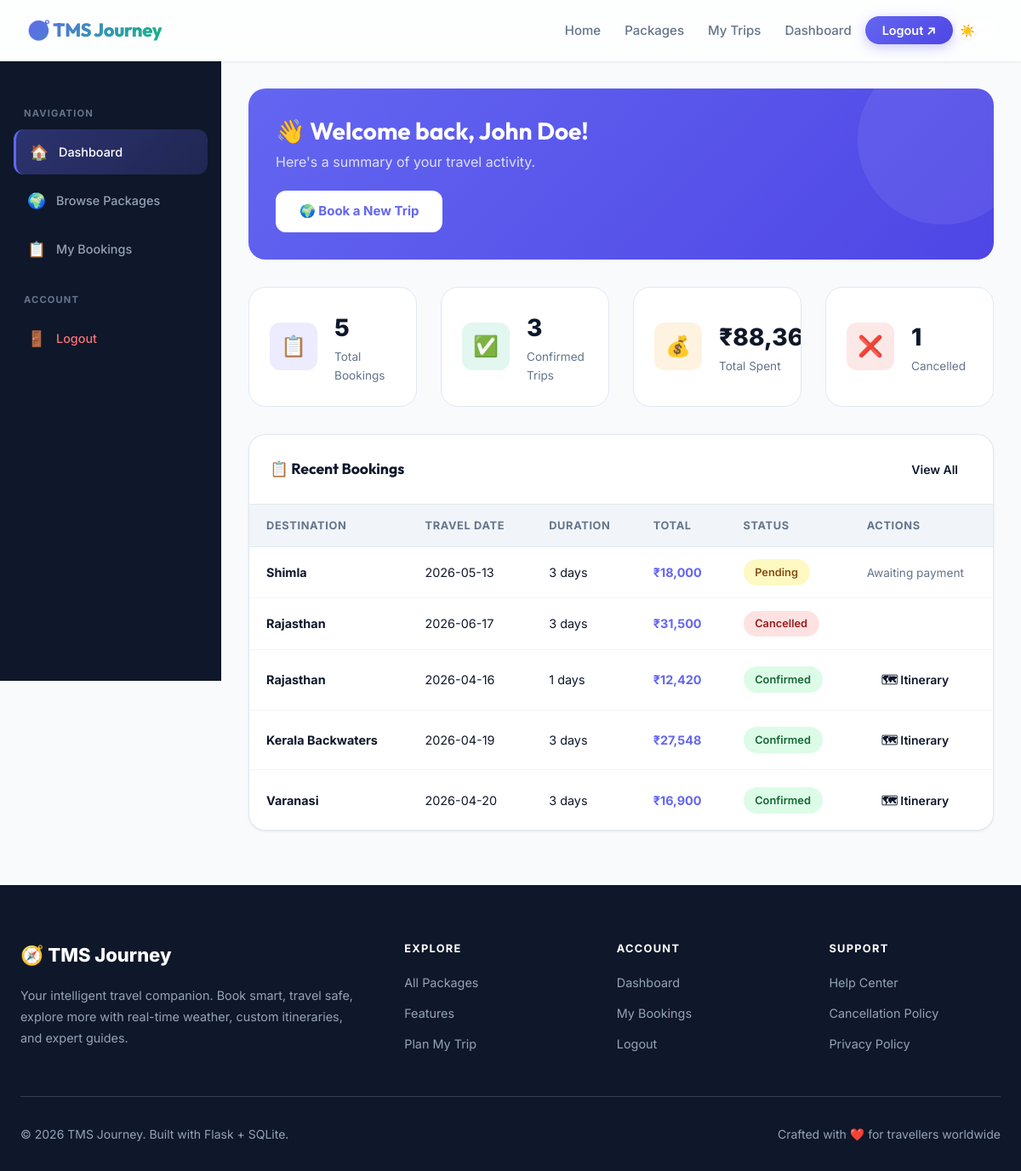
/dashboard (signed in), run on the app's committed database.
### tables this page shows
CREATE TABLE bookings (
    id              INTEGER PRIMARY KEY AUTOINCREMENT,
    user_id         INTEGER NOT NULL,
    destination_id  INTEGER NOT NULL,
    guide_id        INTEGER,
    booking_date    TIMESTAMP DEFAULT CURRENT_TIMESTAMP,
    start_date      DATE NOT NULL,
    duration        INTEGER NOT NULL,
    end_date        DATE NOT NULL,
    trip_start_mode TEXT DEFAULT 'From Departure',
    transport_mode  TEXT DEFAULT 'Self-Arranged',
    transport_cost  REAL DEFAULT 0,
    package_cost    REAL NOT NULL,
    total_cost      REAL NOT NULL,
    status          TEXT DEFAULT 'Pending',
    payment_status  TEXT DEFAULT 'Unpaid',
    passengers      INTEGER DEFAULT 1,
    guide_status    TEXT DEFAULT 'Unassigned',
    refund_amount   REAL DEFAULT 0,
    cancellation_date TIMESTAMP,
    receipt_token   TEXT UNIQUE, guide_requested BOOLEAN DEFAULT 0, rejected_guides TEXT DEFAULT '', hotel_id INTEGER, hotel_cost REAL DEFAULT 0, is_hotel_booked BOOLEAN DEFAULT 0, local_transport_req BOOLEAN DEFAULT 0, local_transport_cost REAL DEFAULT 0, guide_cost REAL DEFAULT 0, departure_city TEXT,
    FOREIGN KEY (user_id)        REFERENCES users(id)        ON DELETE CASCADE,
    FOREIGN KEY (destination_id) REFERENCES destinations(id) ON DELETE CASCADE,
    FOREIGN KEY (guide_id)       REFERENCES guides(id)       ON DELETE SET NULL
);

CREATE TABLE destinations (
    id             INTEGER PRIMARY KEY AUTOINCREMENT,
    name           TEXT NOT NULL,
    description    TEXT NOT NULL,
    base_price     REAL NOT NULL,
    image_url      TEXT,
    weather_temp   INTEGER DEFAULT 25,
    weather_status TEXT DEFAULT 'Sunny',
    created_at     TIMESTAMP DEFAULT CURRENT_TIMESTAMP
, category TEXT DEFAULT 'Location', location TEXT DEFAULT 'India', latitude REAL, longitude REAL);

### app.py (the view)
@app.route('/dashboard')
@login_required
def user_dashboard():
    if session.get('role') == 'admin':
        return redirect(url_for('admin_dashboard'))
    if session.get('role') == 'guide':
        return redirect(url_for('guide_dashboard'))
    db = get_db()
    uid = session['user_id']
    total_bookings     = db.execute("SELECT COUNT(*) FROM bookings WHERE user_id=?", (uid,)).fetchone()[0]
    confirmed_bookings = db.execute("SELECT COUNT(*) FROM bookings WHERE user_id=? AND status='Confirmed'", (uid,)).fetchone()[0]
    cancelled_bookings = db.execute("SELECT COUNT(*) FROM bookings WHERE user_id=? AND status='Cancelled'", (uid,)).fetchone()[0]
    total_spent_row    = db.execute("SELECT SUM(total_cost) FROM bookings WHERE user_id=? AND payment_status='Paid'", (uid,)).fetchone()
    total_spent        = total_spent_row[0] or 0
    recent_bookings = db.execute('''
        SELECT b.*, d.name AS dest_name
        FROM bookings b JOIN destinations d ON b.destination_id=d.id
        WHERE b.user_id=? ORDER BY b.id DESC LIMIT 5
    ''', (uid,)).fetchall()
    today = datetime.now().strftime('%Y-%m-%d')
    upcoming_trips = db.execute('''
        SELECT b.*, d.name AS dest_name, d.image_url
        FROM bookings b JOIN destinations d ON b.destination_id=d.id
        WHERE b.user_id=? AND b.status='Confirmed' AND b.start_date >= ?
        ORDER BY b.start_date ASC
    ''', (uid, today)).fetchall()
    return render_template('user_dashboard.html',
                           total_bookings=total_bookings,
                           confirmed_bookings=confirmed_bookings,
                           cancelled_bookings=cancelled_bookings,
                           total_spent=total_spent,
                           recent_bookings=recent_bookings,
                           upcoming_trips=upcoming_trips)

### app.py (called while the page is built)
def get_db():
    db = getattr(g, '_database', None)
    if db is None:
        db = g._database = sqlite3.connect(DATABASE)
        db.row_factory = sqlite3.Row
        db.execute("PRAGMA foreign_keys = ON")
    return db

@app.teardown_appcontext
def close_connection(exception):
    db = getattr(g, '_database', None)
    if db is not None:
        db.close()

def login_required(f):
    @wraps(f)
    def decorated(*args, **kwargs):
        if 'user_id' not in session:
            flash("Please log in to access this page.", "warning")
            return redirect(url_for('login'))
        return f(*args, **kwargs)
    return decorated

### templates/user_dashboard.html (shortened to what this page needs)
{% extends 'layout.html' %}
{% block content %}
<div class="dashboard-layout">
  <aside class="sidebar">
    <div class="sidebar-section">Navigation</div>
    <a href="{{ url_for('user_dashboard') }}" class="sidebar-link active">
      <span class="icon">🏠</span><span>Dashboard</span>
    </a>
    <a href="{{ url_for('destinations') }}" class="sidebar-link">
      <span class="icon">🌍</span><span>Browse Packages</span>
    </a>
    <a href="{{ url_for('my_bookings') }}" class="sidebar-link">
      <span class="icon">📋</span><span>My Bookings</span>
    </a>
    <div class="sidebar-section">Account</div>
    <a href="{{ url_for('logout') }}" class="sidebar-link" style="color:#f87171">
      <span class="icon">🚪</span><span>Logout</span>
    </a>
  </aside>
  <main class="dashboard-main">
    <div style="background:linear-gradient(135deg,var(--primary),var(--primary-dark));border-radius:var(--radius-lg);padding:2rem;color:white;margin-bottom:2rem;position:relative;overflow:hidden">
      <div style="position:absolute;right:-40px;top:-40px;width:200px;height:200px;border-radius:50%;background:rgba(255,255,255,.07)"></div>
      <h1 style="color:white;font-size:1.75rem;margin-bottom:.4rem">👋 Welcome back, {{ session.name }}!</h1>
      <p style="color:rgba(255,255,255,.8);margin-bottom:1.25rem">Here's a summary of your travel activity.</p>
      <a href="{{ url_for('destinations') }}" class="btn" style="background:white;color:var(--primary);font-weight:700">🌍 Book a New Trip</a>
    </div>
    <div class="grid grid-cols-4 mb-4">
      <div class="stat-card">
        <div class="stat-icon blue">📋</div>
        <div class="stat-info">
          <div class="num">{{ total_bookings }}</div>
          <div class="lbl">Total Bookings</div>
        </div>
      </div>
      <div class="stat-card">
        <div class="stat-icon green">✅</div>
        <div class="stat-info">
          <div class="num">{{ confirmed_bookings }}</div>
          <div class="lbl">Confirmed Trips</div>
        </div>
      </div>
      <div class="stat-card">
        <div class="stat-icon amber">💰</div>
        <div class="stat-info">
          <div class="num">₹{{ "{:,.0f}".format(total_spent or 0) }}</div>
          <div class="lbl">Total Spent</div>
        </div>
      </div>
      <div class="stat-card">
        <div class="stat-icon red">❌</div>
        <div class="stat-info">
          <div class="num">{{ cancelled_bookings }}</div>
          <div class="lbl">Cancelled</div>
        </div>
      </div>
    </div>
    <div class="table-wrap mb-4">
      <div style="padding:1.25rem 1.5rem;border-bottom:1px solid var(--gray-200);display:flex;justify-content:space-between;align-items:center">
        <h2 style="font-size:1.1rem">📋 Recent Bookings</h2>
        <a href="{{ url_for('my_bookings') }}" class="btn btn-sm btn-secondary">View All</a>
      </div>
      {% if recent_bookings %}
      <table class="data-table">
        <thead>
          <tr><th>Destination</th><th>Travel Date</th><th>Duration</th><th>Total</th><th>Status</th><th>Actions</th></tr>
        </thead>
        <tbody>
          {% for b in recent_bookings %}
          <tr>
            <td><strong>{{ b.dest_name }}</strong></td>
            <td>{{ b.start_date }}</td>
            <td>{{ b.duration }} days</td>
            <td style="font-weight:700;color:var(--primary)">₹{{ "{:,.0f}".format(b.total_cost) }}</td>
            <td><span class="status-badge status-{{ b.status | lower }}">{{ b.status }}</span></td>
            <td>
              {% if b.status == 'Confirmed' %}
                <a href="{{ url_for('itinerary', booking_id=b.id) }}" class="btn btn-sm btn-secondary">🗺 Itinerary</a>
              {% elif b.status == 'Pending' %}
                <span style="font-size:.85rem;color:var(--text-muted)">Awaiting payment</span>
              {% endif %}
            </td>
          </tr>
          {% endfor %}
        </tbody>
      </table>
      {% endif %}
    </div>
  </main>
</div>
{% endblock %}

### templates/layout.html (shortened to what this page needs)
<!DOCTYPE html>
<html lang="en" data-theme="light">
<head>
  <link rel="stylesheet" href="{{ url_for('static', filename='css/style.css') }}">
</head>
<body>
<nav class="navbar" id="mainNav">
  <a href="{{ url_for('index') }}" class="nav-brand">
    🧭 TMS Journey
  </a>
  <ul class="nav-links">
    {% if session.get('role') == 'admin' %}
      <li><a href="{{ url_for('admin_dashboard') }}" class="{% if request.endpoint == 'admin_dashboard' %}active{% endif %}">📊 Dashboard</a></li>
      <li><a href="{{ url_for('manage_bookings') }}">📋 Bookings</a></li>
      <li><a href="{{ url_for('manage_destinations') }}">🗺 Destinations</a></li>
      <li><a href="{{ url_for('manage_guides') }}">🧑‍✈️ Guides</a></li>
      <li><a href="{{ url_for('index') }}">🌐 View Site</a></li>
      <li><a href="{{ url_for('logout') }}" class="nav-btn">Logout</a></li>
    {% elif session.get('role') == 'guide' %}
      <li><a href="{{ url_for('guide_dashboard') }}">🏠 Dashboard</a></li>
      <li><a href="{{ url_for('index') }}">🌐 Home</a></li>
      <li><a href="{{ url_for('logout') }}" class="nav-btn">Logout</a></li>
    {% else %}
      <li><a href="{{ url_for('index') }}">Home</a></li>
      <li><a href="{{ url_for('destinations') }}">Packages</a></li>
      {% if session.get('user_id') %}
        <li><a href="{{ url_for('my_bookings') }}">My Trips</a></li>
        <li><a href="{{ url_for('user_dashboard') }}">Dashboard</a></li>
        <li><a href="{{ url_for('logout') }}" class="nav-btn">Logout ↗</a></li>
      {% else %}
        <li><a href="{{ url_for('login') }}">Login</a></li>
        <li><a href="{{ url_for('register') }}" class="nav-btn">Sign Up Free</a></li>
      {% endif %}
    {% endif %}
    <li>
      <button class="dark-toggle" id="themeToggle" title="Toggle dark mode" aria-label="Toggle dark mode"></button>
    </li>
  </ul>
</nav>
<main style="flex:1">
  {% block content %}{% endblock %}
</main>
{% block footer %}
<footer>
  <div class="container">
    <div class="footer-grid">
      <div>
        <div class="footer-brand">🧭 TMS Journey</div>
        <p class="footer-desc">Your intelligent travel companion. Book smart, travel safe, explore more with real-time weather, custom itineraries, and expert guides.</p>
      </div>
      <div>
        <div class="footer-heading">Explore</div>
        <ul class="footer-links">
          <li><a href="{{ url_for('destinations') }}">All Packages</a></li>
          <li><a href="{{ url_for('index') }}#features">Features</a></li>
          <li><a href="{{ url_for('login') }}">Plan My Trip</a></li>
        </ul>
      </div>
      <div>
        <div class="footer-heading">Account</div>
        <ul class="footer-links">
          {% if session.get('user_id') %}
            <li><a href="{{ url_for('user_dashboard') }}">Dashboard</a></li>
            <li><a href="{{ url_for('my_bookings') }}">My Bookings</a></li>
            <li><a href="{{ url_for('logout') }}">Logout</a></li>
          {% else %}
            <li><a href="{{ url_for('login') }}">Login</a></li>
            <li><a href="{{ url_for('register') }}">Register</a></li>
          {% endif %}
        </ul>
      </div>
      <div>
        <div class="footer-heading">Support</div>
        <ul class="footer-links">
          <li><a href="#">Help Center</a></li>
          <li><a href="#">Cancellation Policy</a></li>
          <li><a href="#">Privacy Policy</a></li>
        </ul>
      </div>
    </div>
    <div class="footer-bottom">
      <span>© 2026 TMS Journey. Built with Flask + SQLite.</span>
      <span>Crafted with ❤️ for travellers worldwide</span>
    </div>
  </div>
</footer>
{% endblock %}
</body>
</html>

### data on the page
bookings: dest_name "Shimla", start_date "2026-05-13", duration "3", total_cost "18,000", status "Pending", shows "Awaiting payment"
bookings: dest_name "Rajasthan", start_date "2026-06-17", duration "3", total_cost "31,500", status "Cancelled"
bookings: dest_name "Rajasthan", start_date "2026-04-16", duration "1", total_cost "12,420", status "Confirmed"
bookings: dest_name "Kerala Backwaters", start_date "2026-04-19", duration "3", total_cost "27,548", status "Confirmed"
bookings: dest_name "Varanasi", start_date "2026-04-20", duration "3", total_cost "16,900", status "Confirmed"

### other printed values
{{ session.name }} "John Doe"
{{ total_bookings }} "5"
{{ confirmed_bookings }} "3"
{{ cancelled_bookings }} "1"
